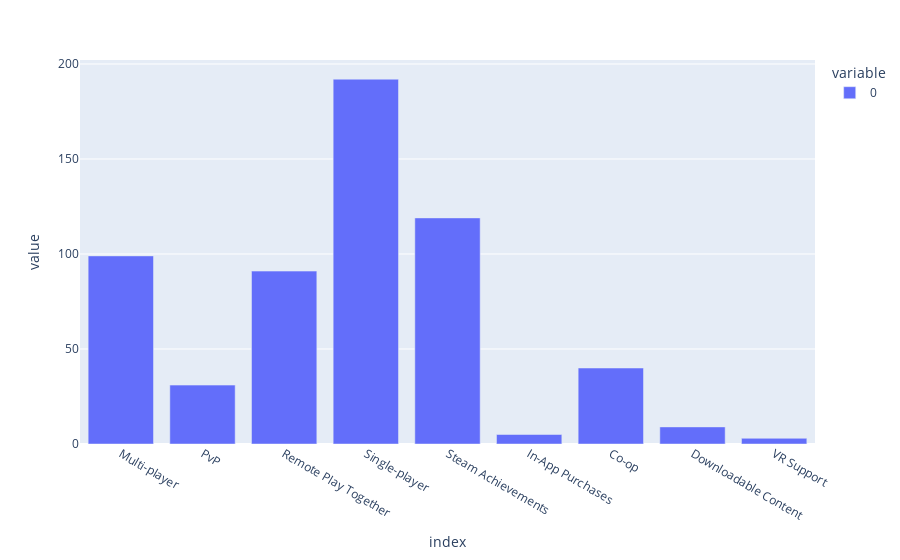

The code cell stored with this chart in its notebook:
### Code cell
top_ten = gamedf.sort_values(by = 'meta_score', ascending=False).head(200)
fig = top_ten[cat_cols].sum().plot.bar()
fig.show()

### Figure 1 — Plotly figure (JSON) as saved in the notebook; plotly's stock layout.template omitted (floating-point values rounded to 4 significant figures)
{"data": [{"alignmentgroup": "True", "hovertemplate": "variable=0<br>index=%{x}<br>value=%{y}<extra></extra>", "legendgroup": "0", "marker": {"color": "#636efa"}, "name": "0", "offsetgroup": "0", "orientation": "v", "showlegend": true, "textposition": "auto", "type": "bar", "x": ["Multi-player", "PvP", "Remote Play Together", "Single-player", "Steam Achievements", "In-App Purchases", "Co-op", "Downloadable Content", "VR Support"], "xaxis": "x", "y": [99, 31, 91, 192, 119, 5, 40, 9, 3], "yaxis": "y"}], "layout": {"barmode": "relative", "legend": {"title": {"text": "variable"}, "tracegroupgap": 0}, "margin": {"t": 60}, "xaxis": {"anchor": "y", "domain": [0, 1], "title": {"text": "index"}}, "yaxis": {"anchor": "x", "domain": [0, 1], "title": {"text": "value"}}}}
